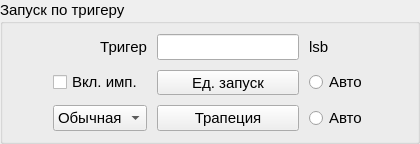
                        <widget class="QGroupBox" name="groupBox_11">
                         <property name="sizePolicy">
                          <sizepolicy hsizetype="Expanding" vsizetype="Expanding">
                           <horstretch>0</horstretch>
                           <verstretch>0</verstretch>
                          </sizepolicy>
                         </property>
                         <property name="minimumSize">
                          <size>
                           <width>80</width>
                           <height>0</height>
                          </size>
                         </property>
                         <property name="font">
                          <font>
                           <family>MS Shell Dlg 2</family>
                           <pointsize>11</pointsize>
                           <weight>50</weight>
                           <italic>false</italic>
                           <bold>false</bold>
                          </font>
                         </property>
                         <property name="styleSheet">
                          <string notr="true">font: 11pt &quot;MS Shell Dlg 2&quot;;</string>
                         </property>
                         <property name="title">
                          <string>Запуск по тригеру</string>
                         </property>
                         <layout class="QHBoxLayout" name="horizontalLayout_5">
                          <property name="leftMargin">
                           <number>5</number>
                          </property>
                          <property name="topMargin">
                           <number>5</number>
                          </property>
                          <property name="rightMargin">
                           <number>5</number>
                          </property>
                          <property name="bottomMargin">
                           <number>5</number>
                          </property>
                          <item>
                           <layout class="QGridLayout" name="gridLayout_12" rowstretch="1,0,0,0,0" columnstretch="1,0,0,0,0">
                            <property name="sizeConstraint">
                             <enum>QLayout::SetDefaultConstraint</enum>
                            </property>
                            <property name="leftMargin">
                             <number>5</number>
                            </property>
                            <property name="topMargin">
                             <number>5</number>
                            </property>
                            <property name="rightMargin">
                             <number>5</number>
                            </property>
                            <property name="bottomMargin">
                             <number>5</number>
                            </property>
                            <property name="spacing">
                             <number>10</number>
                            </property>
                            <item row="4" column="3">
                             <widget class="QRadioButton" name="radioButton_auto_traprzoid">
                              <property name="styleSheet">
                               <string notr="true">font: 12pt &quot;MS Shell Dlg 2&quot;;</string>
                              </property>
                              <property name="text">
                               <string>Авто</string>
                              </property>
                              <property name="autoExclusive">
                               <bool>false</bool>
                              </property>
                             </widget>
                            </item>
                            <item row="2" column="2">
                             <widget class="QPushButton" name="pushButton_single_all">
                              <property name="minimumSize">
                               <size>
                                <width>0</width>
                                <height>25</height>
                               </size>
                              </property>
                              <property name="styleSheet">
                               <string notr="true">font: 12pt &quot;MS Shell Dlg 2&quot;;</string>
                              </property>
                              <property name="text">
                               <string>Ед. запуск</string>
                              </property>
                             </widget>
                            </item>
                            <item row="2" column="1">
                             <widget class="QCheckBox" name="checkBox_enable_test_csa">
                              <property name="styleSheet">
                               <string notr="true">font: 12pt &quot;MS Shell Dlg 2&quot;;</string>
                              </property>
                              <property name="text">
                               <string>Вкл. имп.</string>
                              </property>
                              <property name="tristate">
                               <bool>false</bool>
                              </property>
                             </widget>
                            </item>
                            <item row="2" column="3">
                             <widget class="QRadioButton" name="radioButton_auto_start">
                              <property name="text">
                               <string>Авто</string>
                              </property>
                              <property name="autoExclusive">
                               <bool>false</bool>
                              </property>
                             </widget>
                            </item>
                            <item row="0" column="1">
                             <widget class="QLabel" name="label_58">
                              <property name="text">
                               <string>Тригер</string>
                              </property>
                              <property name="alignment">
                               <set>Qt::AlignRight|Qt::AlignTrailing|Qt::AlignVCenter</set>
                              </property>
                             </widget>
                            </item>
                            <item row="0" column="2">
                             <widget class="QLineEdit" name="lineEdit_triger">
                              <property name="alignment">
                               <set>Qt::AlignCenter</set>
                              </property>
                              <property name="readOnly">
                               <bool>false</bool>
                              </property>
                             </widget>
                            </item>
                            <item row="0" column="3">
                             <widget class="QLabel" name="label_59">
                              <property name="text">
                               <string>lsb</string>
                              </property>
                             </widget>
                            </item>
                            <item row="4" column="2">
                             <widget class="QPushButton" name="pushButton_trapezoid">
                              <property name="minimumSize">
                               <size>
                                <width>0</width>
                                <height>25</height>
                               </size>
                              </property>
                              <property name="styleSheet">
                               <string notr="true">font: 12pt &quot;MS Shell Dlg 2&quot;;</string>
                              </property>
                              <property name="text">
                               <string>Трапеция</string>
                              </property>
                             </widget>
                            </item>
                            <item row="0" column="4">
                             <spacer name="horizontalSpacer_41">
                              <property name="orientation">
                               <enum>Qt::Horizontal</enum>
                              </property>
                              <property name="sizeHint" stdset="0">
                               <size>
                                <width>40</width>
                                <height>20</height>
                               </size>
                              </property>
                             </spacer>
                            </item>
                            <item row="0" column="0">
                             <spacer name="horizontalSpacer_40">
                              <property name="orientation">
                               <enum>Qt::Horizontal</enum>
                              </property>
                              <property name="sizeHint" stdset="0">
                               <size>
                                <width>40</width>
                                <height>20</height>
                               </size>
                              </property>
                             </spacer>
                            </item>
                            <item row="4" column="1">
                             <widget class="QComboBox" name="comboBox_filtr_mode">
                              <item>
                               <property name="text">
                                <string>Обычная</string>
                               </property>
                              </item>
                              <item>
                               <property name="text">
                                <string>Простая</string>
                               </property>
                              </item>
                             </widget>
                            </item>
                            <item row="2" column="0">
                             <spacer name="horizontalSpacer_44">
                              <property name="orientation">
                               <enum>Qt::Horizontal</enum>
                              </property>
                              <property name="sizeHint" stdset="0">
                               <size>
                                <width>40</width>
                                <height>20</height>
                               </size>
                              </property>
                             </spacer>
                            </item>
                           </layout>
                          </item>
                         </layout>
                        </widget>
